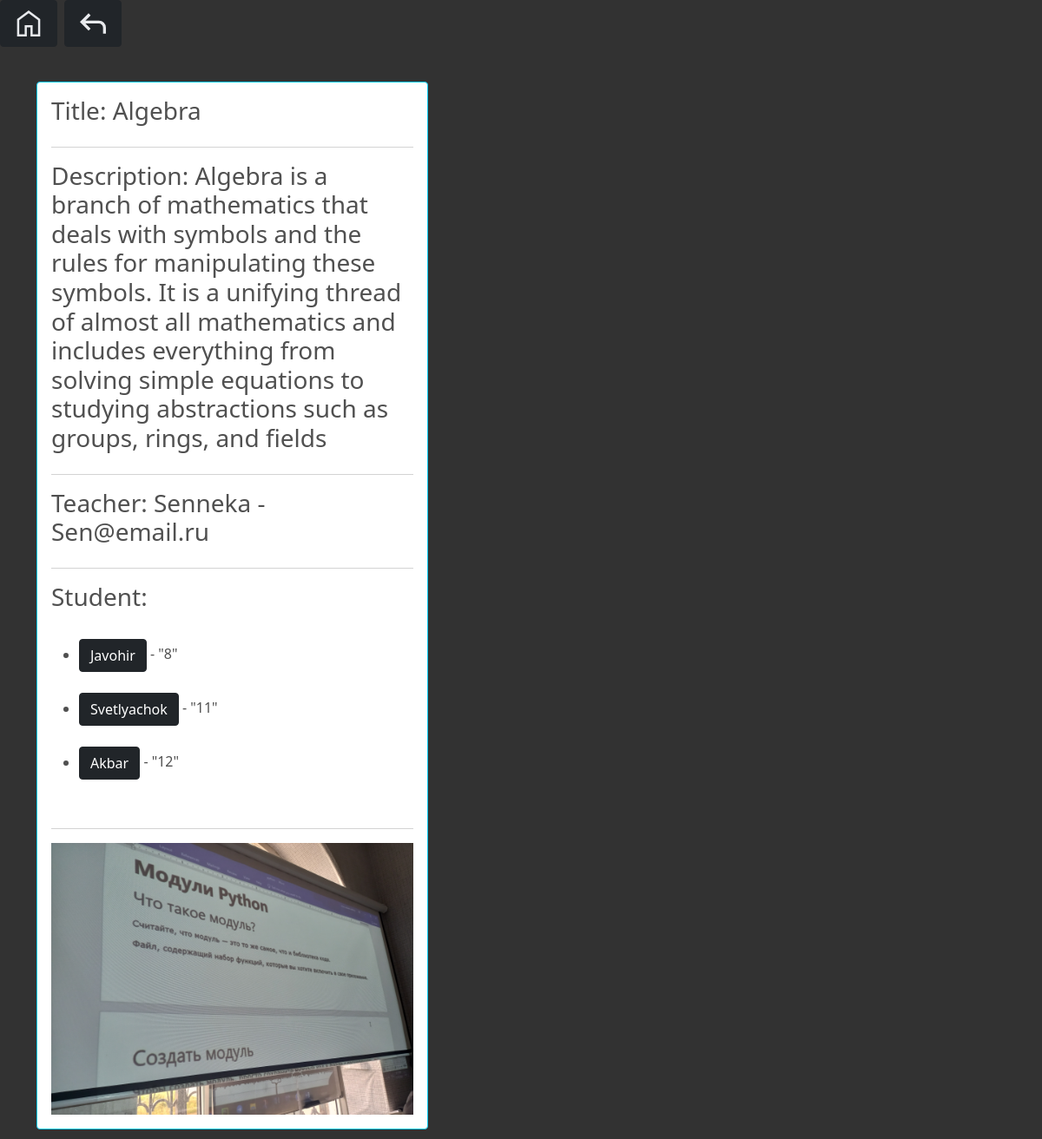
The page /courses/10/ on the database its author committed.
### app/models.py (models this page shows, shortened)
class Course(models.Model):
    title = models.CharField(max_length=200)
    description = models.TextField(blank=True)
    teacher = models.ForeignKey(Teacher, on_delete=models.CASCADE, related_name='courses')
    image = models.ImageField(upload_to='images/')

class Teacher(models.Model):
    name = models.CharField(max_length=100)
    email = models.EmailField(unique=True)
    image = models.ImageField(upload_to='images/')

class Student(models.Model):
    name = models.CharField(max_length=100)
    email = models.EmailField(unique=True)
    courses = models.ManyToManyField(Course, related_name='students')
    image = models.ImageField(upload_to='images/')

### app/views.py (the view)
# urls.py: path('courses/<pk>/', views.course_detail, name='course_detail'),
def course_detail(request, pk):
    course = Course.objects.get(pk=pk)
    return render(request, 'app/course_detail.html', {'course': course})

### app/templates/app/course_detail.html (shortened to what this page needs)
{% block content %}
<html lang="en">
<head>
    <link href="https://cdn.jsdelivr.net/npm/bootstrap@5.0.0-beta2/dist/css/bootstrap.min.css" rel="stylesheet"
>
</head>
<pre><a href="http://127.0.0.1:8000/"><button class="btn btn-dark"><svg xmlns="http://www.w3.org/2000/svg" height="40px" viewBox="0 -960 960 960" width="40px" fill="#e8eaed"><path d="M220-180h150v-250h220v250h150v-390L480-765 220-570v390Zm-60 60v-480l320-240 320 240v480H530v-250H430v250H160Zm320-353Z"/></svg></button></a> <a href="http://127.0.0.1:8000/courses"><button class="btn btn-dark"><svg xmlns="http://www.w3.org/2000/svg" height="40px" viewBox="0 -960 960 960" width="40px" fill="#e8eaed"><path d="M760-200v-160q0-50-35-85t-85-35H273l144 144-57 56-240-240 240-240 57 56-144 144h367q83 0 141.5 58.5T840-360v160h-80Z"/></svg></button></a></pre>
<br>
<body style="background-color: rgb(50, 50, 50);">
<div class="container">
    <div class="row" id="profile-wrapper" style="color: rgb(80, 80, 80);">
        <div class="col-md-5">
            <div class="card card-body h-1 border-info">
                <h3>Title: {{ course.title }} </h3>
                <hr>
                  <h3>Description: {{ course.description }}</h3>
                <hr>
                  <h3>Teacher: {{ course.teacher.name }} - {{ course.teacher.email }}</h3>
                <hr>
                <h3>Student:</h3>
                <br>
<ul>
                {% for student in course.students.all %}
                <li>
<a href="{% url 'student_detail' student.pk %}"><button class="btn btn-dark">{{ student.name }}</button></a> - "{{ student.pk }}"
                    <br>
                    <br>
                </li>
                {% endfor %}
</ul>
                <hr>
                    <div class="col-md-6">
                        <img src="{{ course.image.url }}" alt="" height="100%" width="200%">
                    </div>
            </div>
        </div>
    </div>
</div>
<br>
{% endblock %}

### rows shown on the page
Course: title "Algebra", description "Algebra is a branch of mathematics that deals with symbols and the rules for manipulating these symbols. It is a unifying thread of almost all mathematics and includes everything from solving simple equations to studying abstractions such as groups, rings, and fields", teacher.name "Senneka", teacher.email "Sen@email.ru", image (picture)
Student: name "Javohir", pk "8"
Student: name "Svetlyachok", pk "11"
Student: name "Akbar", pk "12"
